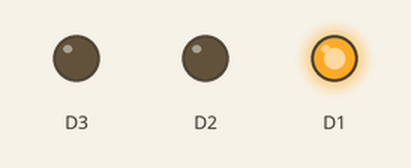
Recording of a sketch running on a simulated ESP8266 (NodeMCU). Shown: output pins drawn as LEDs (lit = HIGH).

Above: at 0.2 s.
At 0.7 s:
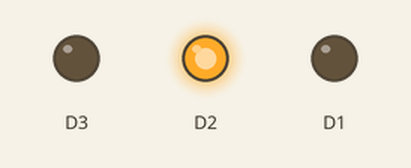
At 2.7 s:
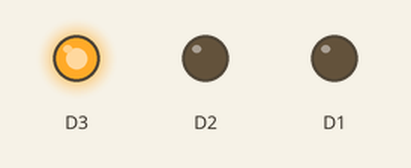
Timing chart, 0 to 3.5 s (numbered marks = the images above):
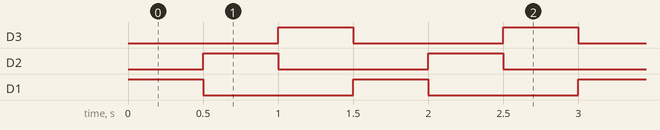

Measured:
- by itself, D3, D2, D1: alternates HIGH for 0.50 s and LOW for 1.0 s
- by itself, everything shown: repeats every 1.5 s, in 3 steps

The sketch:

testValve.ino
```cpp
void setup() {
  pinMode(D1, OUTPUT);
  pinMode(D2, OUTPUT);
  pinMode(D3, OUTPUT);

}

void loop() {
  digitalWrite(D1, HIGH);
  digitalWrite(D3, LOW);
  delay(500);
  digitalWrite(D2, HIGH);
  digitalWrite(D1, LOW);
  delay(500);
  digitalWrite(D3, HIGH);
  digitalWrite(D2, LOW);
  delay(500);
}
```
